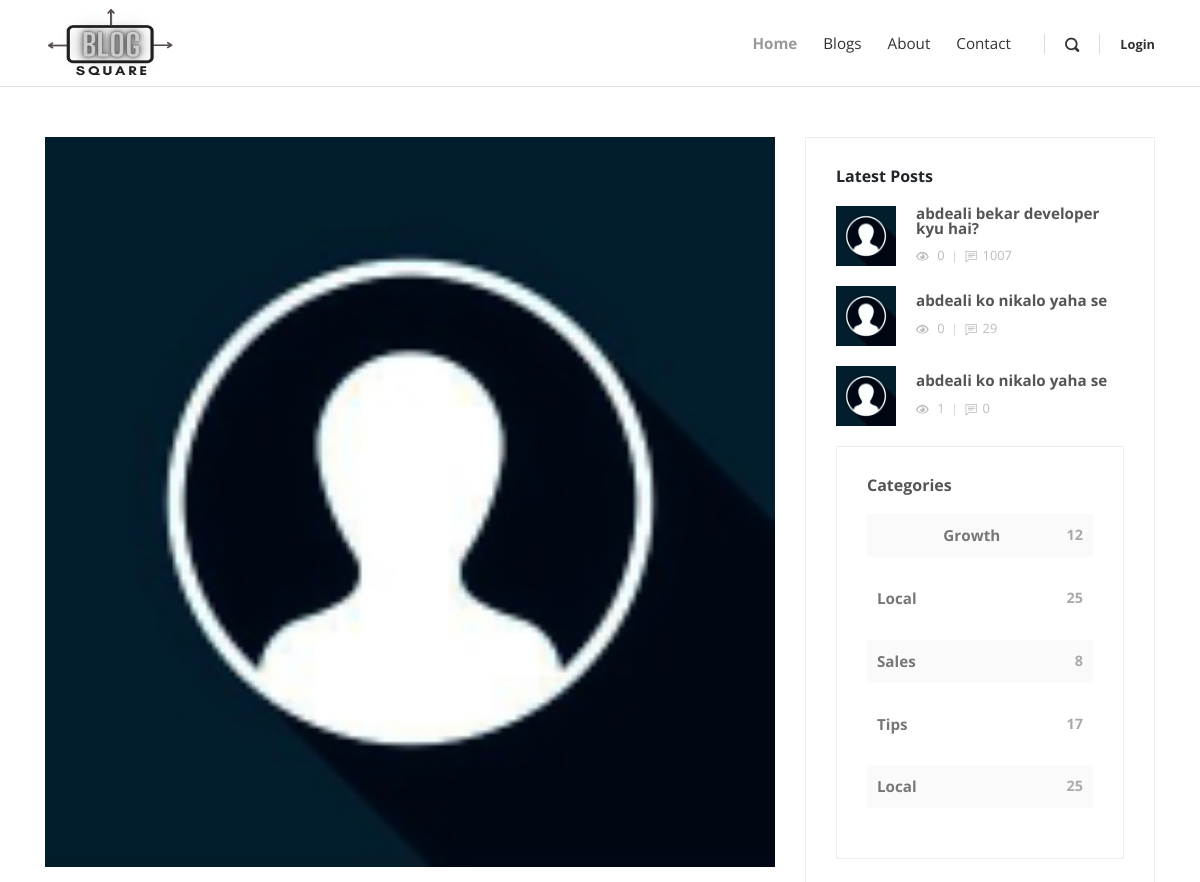
Page /blogapp/blog/1 (upper part) on the earlier database version.
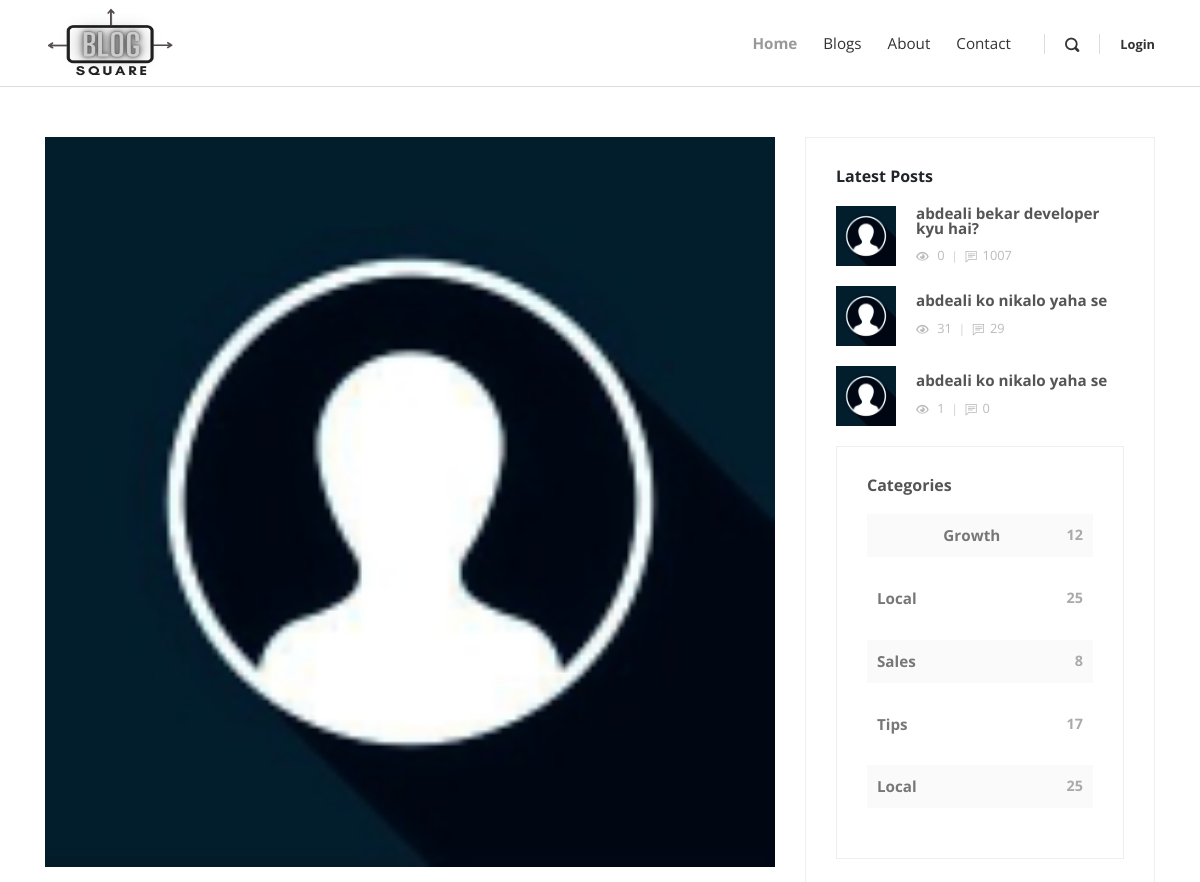
Same page on the later database version.
### blogapp/models.py (models this page shows, shortened)
class blog_article(models.Model):
    def upload_thumbnail(self,filename):
        return '/blog_thumbnails/filename'
    blog_id = models.IntegerField(auto_created=True)
    blog_title = models.CharField(max_length=100)
    blog_thumbnail = models.ImageField(upload_to=upload_thumbnail,default="img/blog-2.jpg")
    blog_creation_date = models.DateTimeField(auto_now_add=True)
    blog_category = models.CharField(max_length = 20)
    blog_tags = models.TextField(default="")
    num_of_comments = models.IntegerField(default=0)
    blog_views = models.IntegerField(default=0)
    blog_upvote = models.IntegerField(default=0)
    blog_downvote = models.IntegerField(default=0)
    blog_author = models.ForeignKey(userInfo,null = True,on_delete=models.SET_NULL)
    blog_content = models.TextField()
    @staticmethod
    def get_all_blogs():
        return blog_article.objects.all()
    @staticmethod
    def get_blog(id):
        return blog_article.objects.get(blog_id = id)

### blogapp/views.py (the view)
# urls.py: path('blog/<int:id>', views.blog_view, name = "blog"),
def blog_view(request,id):
    blog = blog_article.get_blog(id)
    context = {
        "blog":blog,
        "latest_posts":blog_article.get_all_blogs().order_by("-blog_creation_date")[0:3]
    }
    return render(request,"post.html",context)

### templates/post.html (shortened to what this page needs)
{% extends 'base.html' %}
{% load static %}
{% block body %}
    <div class="container">
      <div class="row">
        <main class="post blog-post col-lg-8">
          <div class="container">
            <div class="post-single">
              <div class="post-thumbnail"><img src="{{blog.blog_thumbnail.url}}" alt="..." class="img-fluid"></div>
            </div>
          </div>
        </main>
        <aside class="col-lg-4">
          <div class="widget latest-posts">
            <header>
              <h3 class="h6">Latest Posts</h3>
            </header>
            {%for post in latest_posts %}
              <div class="blog-posts"><a href="{%url 'blog' post.blog_id%}">
                <div class="item d-flex align-items-center">
                  <div class="image"><img src="{{post.blog_thumbnail.url}}" alt="..." class="img-fluid"></div>
                  <div class="title"><strong>{{post.blog_title}}</strong>
                    <div class="d-flex align-items-center">
                      <div class="views"><i class="icon-eye"></i> {{post.blog_views}}</div>
                      <div class="comments"><i class="icon-comment"></i>{{post.num_of_comments}}</div>
                    </div>
                  </div>
              </div>
            {%endfor%}
          </div>
          <div class="widget categories">
            <header>
              <h3 class="h6">Categories</h3>
            </header>
            <div class="item d-flex justify-content-between"><a href="#">Growth</a><span>12</span></div>
            <div class="item d-flex justify-content-between"><a href="#">Local</a><span>25</span></div>
            <div class="item d-flex justify-content-between"><a href="#">Sales</a><span>8</span></div>
            <div class="item d-flex justify-content-between"><a href="#">Tips</a><span>17</span></div>
            <div class="item d-flex justify-content-between"><a href="#">Local</a><span>25</span></div>
          </div>
        </aside>
      </div>
    </div>
  {% endblock body %}

Differences in the rows shown:
changed blog_article (number 3 of 3 on the later page): blog_views "0" → "31"
